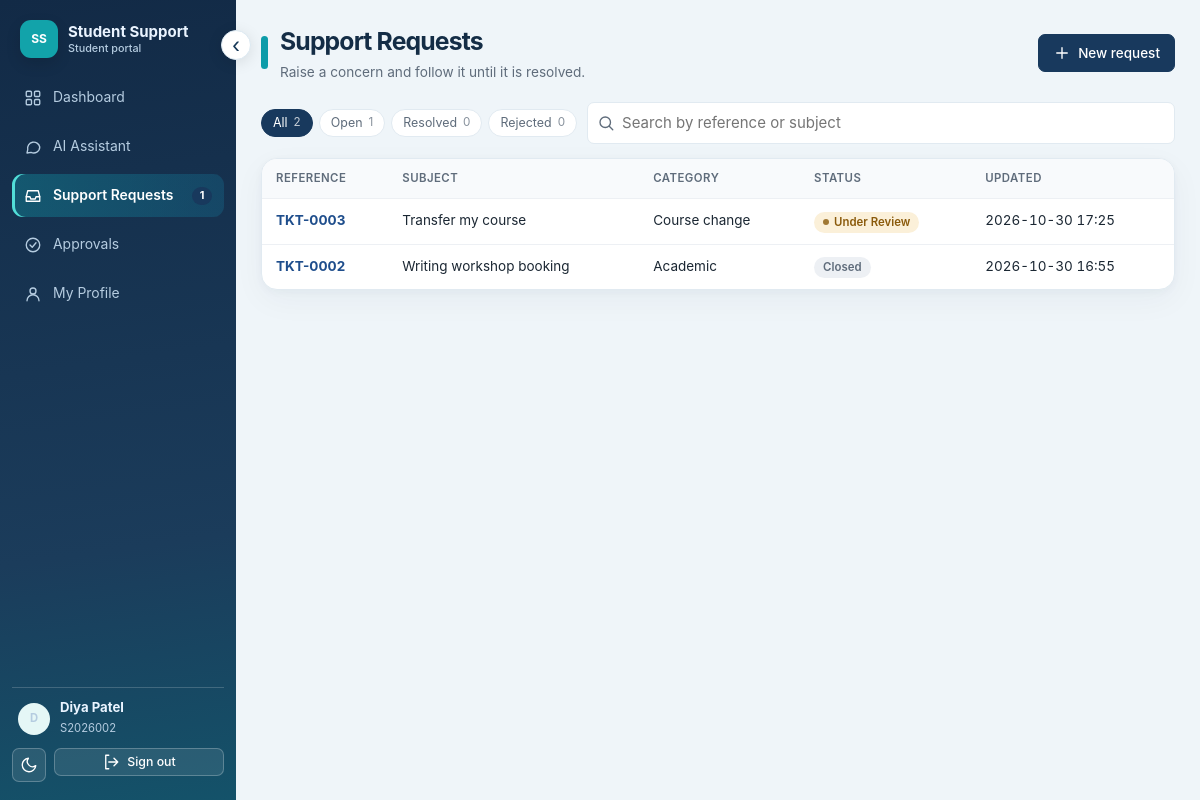
Page /tickets (signed in) on the committed database.
### app/models.py (models this page shows, shortened)
class User(db.Model):
    __tablename__ = "users"
    id = db.Column(db.Integer, primary_key=True)
    username = db.Column(db.String(40), unique=True, nullable=False)
    password_hash = db.Column(db.String(255), nullable=False)
    role = db.Column(db.String(20), nullable=False, default="student")  # student | admin
    display_name = db.Column(db.String(80), nullable=False)
    student_id = db.Column(db.String(20), db.ForeignKey("student_profiles.student_id"), nullable=True)
    active = db.Column(db.Boolean, nullable=False, default=True)   # False = account cannot sign in
    created_at = db.Column(db.DateTime, default=utcnow)
    is_anonymous = False
    @property
    def is_active(self):
        return bool(self.active)
    @property
    def is_authenticated(self):
        return True

class SupportTicket(db.Model):
    __tablename__ = "support_tickets"
    id = db.Column(db.Integer, primary_key=True)
    ticket_ref = db.Column(db.String(20), unique=True, nullable=False)
    student_id = db.Column(db.String(20), db.ForeignKey("student_profiles.student_id"), nullable=False, index=True)
    category = db.Column(db.String(30), nullable=False)
    subject = db.Column(db.String(120), nullable=False)
    description = db.Column(db.Text, nullable=False)
    status = db.Column(db.String(20), nullable=False, default="Open")
    created_at = db.Column(db.DateTime, default=utcnow, nullable=False)
    idempotency_key = db.Column(db.String(64), nullable=False)
    updated_at = db.Column(db.DateTime, default=utcnow)
    resolved_at = db.Column(db.DateTime, nullable=True)
    last_response = db.Column(db.Text, nullable=True)          # latest administrator response shown to the student
    source = db.Column(db.String(12), nullable=False, default="web")   # web | assistant
    __table_args__ = (UniqueConstraint("student_id", "idempotency_key", name="uq_ticket_idem"),)

### app/routes/main.py (the view, shortened to what this page needs)
@bp.route("/tickets", methods=["GET", "POST"])
@role_required("student")
def tickets_page():
    status = request.args.get("status", "")
    status = status if status in ("active", *tickets.STATUSES) else ""
    return render_template("tickets.html", tickets=tickets.list_tickets(current_user, 100, status or None), status=status,
                           categories=tickets.CATEGORIES, statuses=tickets.STATUSES, counts=tickets.counts(current_user.student_id))

### app/security/authz.py (called while the page is built)
def require_student_scope(actor, student_id: str) -> str:
    if actor is None or not getattr(actor, "is_authenticated", False):
        raise PermissionDenied("not_authenticated")
    if actor.role == "admin":
        return "admin"
    if actor.role == "student" and actor.student_id and actor.student_id == student_id:
        return "owner"
    raise PermissionDenied("not_owner_of_record")

def role_required(*roles):
    def deco(fn):
        @wraps(fn)
        def wrapper(*a, **kw):
            if not current_user.is_authenticated:
                return abort(401) if request.path.startswith("/api/") else current_user_unauthorized()
            if current_user.role not in roles:
                from ..services import audit
                audit.record(current_user, f"access:{request.method} {request.path}", "route", request.path, "denied",
                             result="403", reason=f"role '{current_user.role}' not in {list(roles)}")
                return abort(403)
            return fn(*a, **kw)
        return wrapper
    return deco

### app/services/tickets.py (called while the page is built)
def _fmt(dt):
    return dt.strftime("%Y-%m-%d %H:%M") if dt else None

def public(t: SupportTicket, duplicate=False) -> dict:
    return {"ticket_ref": t.ticket_ref, "student_id": t.student_id, "category": t.category, "subject": t.subject, "status": t.status,
            "created_at": _fmt(t.created_at), "updated_at": _fmt(t.updated_at), "last_response": t.last_response,
            "source": t.source, "duplicate": duplicate}

def list_tickets(actor, limit: int = 10, status: str | None = None, student_id: str | None = None, trace_id=None) -> list[dict]:
    sid = student_id or actor.student_id
    try:
        require_student_scope(actor, sid)
    except PermissionDenied as e:
        audit.record(actor, "view_tickets", "student", sid, "denied", result="blocked", reason=e.reason, trace_id=trace_id)
        raise
    q = SupportTicket.query.filter_by(student_id=sid)  # ownership-scoped query
    if status == "active":
        q = q.filter(SupportTicket.status.in_(ACTIVE_STATUSES))
    elif status:
        q = q.filter_by(status=status)
    return [public(t) for t in q.order_by(SupportTicket.id.desc()).limit(limit).all()]

### app/templates/tickets.html (shortened to what this page needs)
{% extends "base.html" %}
{% from "_macros.html" import ic, badge, empty %}
{% block page_title %}Support Requests{% endblock %}
{% block page_sub %}Raise a concern and follow it until it is resolved.{% endblock %}
{% block page_actions %}<button class="btn" type="button" id="new-ticket">{{ ic('plus') }}New request</button>{% endblock %}
{% block content %}
<div class="toolbar">
  <div class="chips">
    <a class="chip {{ 'on' if not status }}" href="{{ url_for('main.tickets_page') }}">All <em>{{ counts.total }}</em></a>
    <a class="chip {{ 'on' if status == 'active' }}" href="{{ url_for('main.tickets_page', status='active') }}">Open <em>{{ counts.open }}</em></a>
    <a class="chip {{ 'on' if status == 'Resolved' }}" href="{{ url_for('main.tickets_page', status='Resolved') }}">Resolved <em>{{ counts.resolved }}</em></a>
    <a class="chip {{ 'on' if status == 'Rejected' }}" href="{{ url_for('main.tickets_page', status='Rejected') }}">Rejected <em>{{ counts.rejected }}</em></a>
  </div>
  <div class="search grow">{{ ic('search') }}<input type="search" placeholder="Search by reference or subject" data-table-filter="#tk" aria-label="Search requests"></div>
</div>
{% if tickets %}
<div class="tablewrap"><table id="tk"><thead><tr><th>Reference</th><th>Subject</th><th>Category</th><th>Status</th><th>Updated</th></tr></thead><tbody>
{% for t in tickets %}
<tr class="clickable" data-href="{{ url_for('main.ticket_detail', ref=t.ticket_ref) }}" data-search="{{ (t.ticket_ref ~ ' ' ~ t.subject ~ ' ' ~ t.category)|lower }}">
  <td><a href="{{ url_for('main.ticket_detail', ref=t.ticket_ref) }}"><b>{{ t.ticket_ref }}</b></a></td>
  <td>{{ t.subject }}{% if t.last_response %}<div class="note">Reply: {{ t.last_response[:80] }}{{ '…' if t.last_response|length > 80 }}</div>{% endif %}</td>
  <td>{{ t.category.replace('_', ' ')|capitalize }}</td><td>{{ badge(t.status) }}</td><td class="num nowrap">{{ t.updated_at }}</td></tr>{% endfor %}
</tbody></table></div>
{% else %}<div class="card">{{ empty('inbox', 'No requests here', 'Use “New request” to raise a concern.') }}</div>{% endif %}
{% endblock %}

### app/templates/base.html (shortened to what this page needs)
<!doctype html>
<html lang="en">
<head>
  <link rel="stylesheet" href="{{ url_for('static', filename='style.css') }}">
</head>
<body>
{% from "_macros.html" import ic %}
{% if current_user.is_authenticated %}
<div class="shell">
  <aside class="side" id="sidebar" aria-label="Main navigation">
    <button type="button" id="collapse-sidebar" class="sidebar-collapse" aria-label="Collapse sidebar" aria-expanded="true" title="Expand or collapse navigation">‹</button>
    <div class="brand"><span class="brand-mark">SS</span><span class="brand-text">Student Support<small>{{ 'Administration' if current_user.role == 'admin' else 'Student portal' }}</small></span></div>
    {% set ep = request.endpoint or '' %}
    <nav class="nav">
    {% if current_user.role == 'admin' %}
      <a href="{{ url_for('admin.dashboard') }}" class="{{ 'active' if ep == 'admin.dashboard' }}">{{ ic('home') }}Dashboard</a>
      <a href="{{ url_for('admin.students_page') }}" class="{{ 'active' if ep.startswith('admin.student') }}">{{ ic('users') }}Students</a>
      <a href="{{ url_for('admin.tickets_page') }}" class="{{ 'active' if ep in ('admin.tickets_page','admin.ticket_detail') }}">{{ ic('inbox') }}Support Requests{% if nav_counts.tickets %}<span class="pill" id="nav-tickets">{{ nav_counts.tickets }}</span>{% endif %}</a>
      <a href="{{ url_for('admin.approvals_page') }}" class="{{ 'active' if ep == 'admin.approvals_page' }}">{{ ic('check') }}Approvals{% if nav_counts.approvals %}<span class="pill warn" id="nav-approvals">{{ nav_counts.approvals }}</span>{% endif %}</a>
      <a href="{{ url_for('admin.performance_page') }}" class="{{ 'active' if ep in ('admin.performance_page','admin.run_detail') }}">{{ ic('chart') }}AI Performance</a>
      <a href="{{ url_for('admin.logs_page') }}" class="{{ 'active' if ep == 'admin.logs_page' }}">{{ ic('list') }}Activity Logs</a>
    {% else %}
      <a href="{{ url_for('main.dashboard') }}" class="{{ 'active' if ep == 'main.dashboard' }}">{{ ic('home') }}Dashboard</a>
      <a href="{{ url_for('main.assistant') }}" class="{{ 'active' if ep == 'main.assistant' }}">{{ ic('chat') }}AI Assistant</a>
      <a href="{{ url_for('main.tickets_page') }}" class="{{ 'active' if ep in ('main.tickets_page','main.ticket_detail') }}">{{ ic('inbox') }}Support Requests{% if nav_counts.tickets %}<span class="pill">{{ nav_counts.tickets }}</span>{% endif %}</a>
      <a href="{{ url_for('main.my_approvals') }}" class="{{ 'active' if ep == 'main.my_approvals' }}">{{ ic('check') }}Approvals{% if nav_counts.approvals %}<span class="pill warn">{{ nav_counts.approvals }}</span>{% endif %}</a>
      <a href="{{ url_for('main.profile') }}" class="{{ 'active' if ep == 'main.profile' }}">{{ ic('user') }}My Profile</a>
    {% endif %}
    </nav>
    <div class="side-foot">
      <div class="usercard"><span class="avatar">{{ current_user.display_name[:1] }}</span><div><b>{{ current_user.display_name }}</b><span>{{ 'Administrator' if current_user.role == 'admin' else current_user.student_id }}</span></div></div>
      <div style="display:flex;gap:8px">
        <button class="btn secondary small icon" type="button" id="theme-toggle" title="Switch light / dark theme" aria-label="Switch theme">{{ ic('moon') }}</button>
        <form method="post" action="{{ url_for('auth.logout') }}" style="flex:1;margin:0"><input type="hidden" name="csrf_token" value="{{ csrf_token() }}"><button class="btn secondary small" style="width:100%" type="submit">{{ ic('logout') }}Sign out</button></form>
      </div>
    </div>
  </aside>
  <div class="main">
    <header class="topbar"><div class="topbar-dot" aria-hidden="true"></div>
      <div class="grow"><h1>{% block page_title %}{% endblock %}</h1><p class="sub">{% block page_sub %}{% endblock %}</p></div>
      <div>{% block page_actions %}{% endblock %}</div>
    </header>
    <main class="content">{% block content %}{% endblock %}</main>
  </div>
</div>
{% else %}
{% block public %}{% endblock %}
{% endif %}
</body>
</html>

### app/templates/_macros.html (shortened to what this page needs)
{% macro ic(name) %}<svg class="ic" aria-hidden="true"><use href="#i-{{ name }}"/></svg>{% endmacro %}
{% macro badge(s) %}{% set cls = {'Open':'b-info','Under Review':'b-warn','Awaiting Student':'b-warn','Resolved':'b-ok','Rejected':'b-bad','Closed':'b-plain',
 'pending':'b-warn','approved':'b-ok','rejected':'b-bad','active':'b-ok','inactive':'b-warn','removed':'b-bad','Paid':'b-ok','Partially paid':'b-warn','Overdue':'b-bad','Unpaid':'b-warn',
 'Active':'b-ok','Under review':'b-warn','completed':'b-ok','error':'b-bad','denied':'b-bad','allowed':'b-ok'}.get(s, '') %}<span class="badge {{ cls }}">{{ s }}</span>{% endmacro %}

### rows in the picture
User: role "Student portal", display_name "D", display_name "Diya Patel", role+student "S2026002"
SupportTicket: ticket_ref "TKT-0003", subject "Transfer my course", category.replace "Course change", status "Under Review", updated_at "2026-10-30 17:25"
SupportTicket: ticket_ref "TKT-0002", subject "Writing workshop booking", category.replace "Academic", status "Closed", updated_at "2026-10-30 16:55"

### other values in the picture
{{ nav_counts.tickets }} "1"
{{ counts.total }} "2"
{{ counts.open }} "1"
{{ counts.resolved }} "0"
{{ counts.rejected }} "0"
